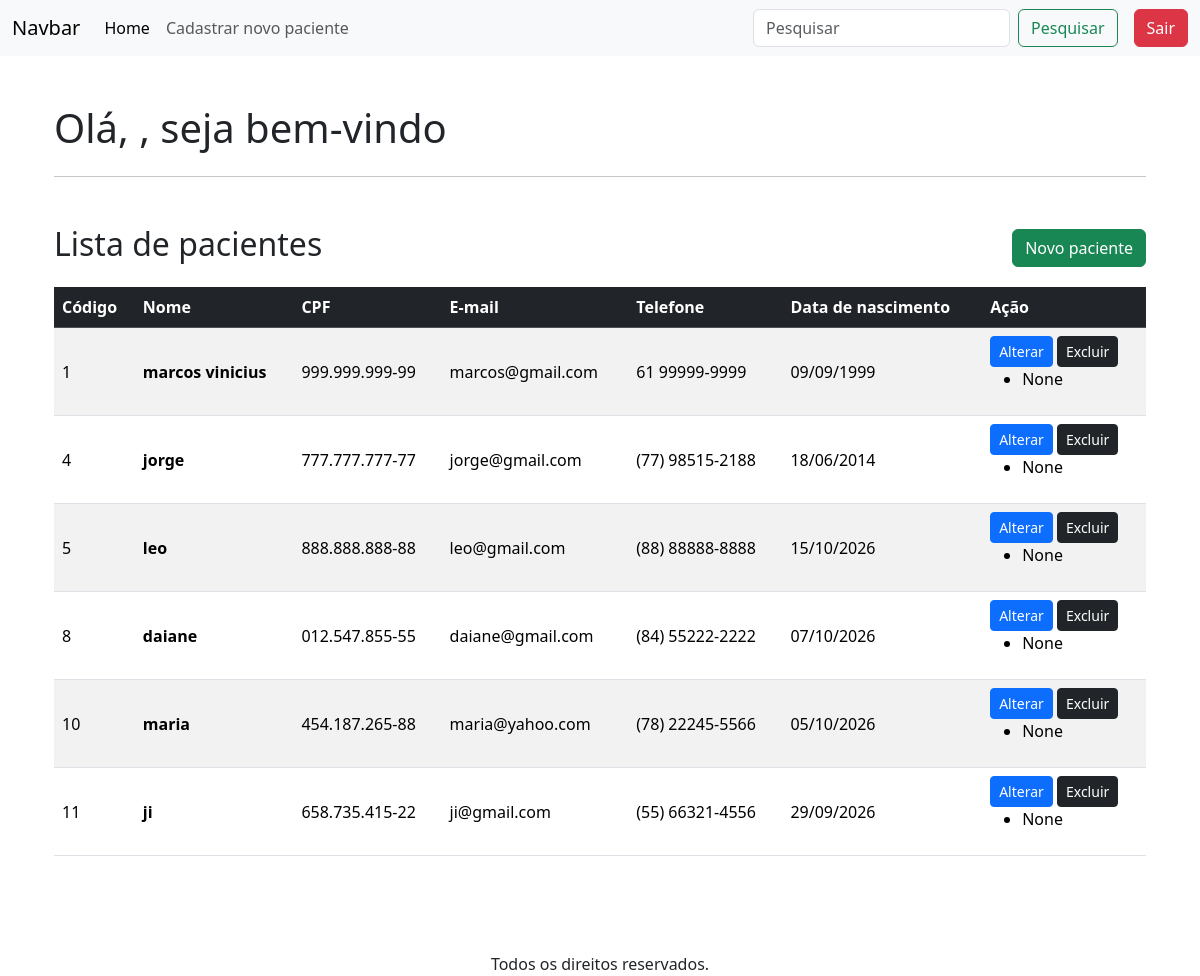
The page /buscar/ on the database its author committed.
### apps/crud/models.py (models this page shows, shortened)
class Paciente(models.Model):
    codigo_paciente = models.AutoField(primary_key=True)
    nome = models.CharField(null=False, blank=False)
    cpf = models.CharField(max_length=14, unique=True, null=False, blank=False)
    email = models.EmailField(unique=True, null=False, blank=False)
    telefone = models.CharField(max_length=15, null=False, blank=False)
    data_nascimento = models.DateField(null=False, blank=False)
    sintomas = models.TextField(null=True, blank=True)

### apps/crud/views.py (the view)
# urls.py: path('buscar/', views.buscar_paciente, name='buscar_paciente'),
def buscar_paciente(request):
    query = request.GET.get('buscar','')
    pacientes = Paciente.objects.filter(nome__icontains=query)
    return render(request, 'index.html', {
        'pacientes':pacientes,
        'query':query
    })

### apps/crud/templates/index.html (shortened to what this page needs)
{% extends 'base-crud.html' %}
{% block content %}
<div class="container">
    <div class="row mt-5">
        <div class="col-12">
            <h1>Olá, {{ user.username }}, seja bem-vindo</h1>
        </div>
    </div>
    <hr>
    <div class="row mt-5">
        <div class="col-12">
            <div class="d-flex justify-content-between align-items-center mb-3">
                <h2>Lista de pacientes</h2>
                <a href="{% url 'novo-paciente' %}" class="btn btn-success">
                    Novo paciente
                </a>
            </div>
            {% if pacientes %}
            <div class="table-responsive">
                <table class="table table-striped table-hover align-middle">
                    <thead class="table-dark">
                        <tr>
                            <th>Código</th>
                            <th>Nome</th>
                            <th>CPF</th>
                            <th>E-mail</th>
                            <th>Telefone</th>
                            <th>Data de nascimento</th>
                            <th>Ação</th>
                        </tr>
                    </thead>
                    <tbody>
                        {% for paciente in pacientes %}
                        <tr>
                            <td>{{ paciente.codigo_paciente }}</td>
                            <td>
                                <strong>{{ paciente.nome }}</strong>
                            </td>
                            <td>{{ paciente.cpf }}</td>
                            <td>{{ paciente.email }}</td>
                            <td>{{ paciente.telefone }}</td>
                            <td>
                                {{ paciente.data_nascimento|date:"d/m/Y" }}
                            </td>
                            <td>
                                <a href="{% url 'alterar_paciente' paciente.codigo_paciente %}"
                                    class="btn btn-sm btn-primary">
                                    Alterar
                                </a>
                                <a href="{% url 'excluir_paciente' paciente.codigo_paciente %}"
                                    class="btn btn-sm btn-dark"
                                    onclick="return confirm('Tem certeza que deseja excluir este paciente?');">
                                    Excluir
                                </a>
                                <ul>
                                    <li>
                                        {{ paciente.sintomas }}
                                    </li>
                                </ul>
                            </td>
                        </tr>
                        {% endfor %}
                    </tbody>
                </table>
            </div>
            {% else %}
            <div class="alert alert-info">
                Nenhum paciente cadastrado.
            </div>
            {% endif %}
        </div>
    </div>
</div>
{% endblock %}

### apps/crud/templates/base-crud.html (shortened to what this page needs)
<!doctype html>
<html lang="pt-br">
  <head>
    <link href="https://cdn.jsdelivr.net/npm/bootstrap@5.3.8/dist/css/bootstrap.min.css" rel="stylesheet">
  </head>
  <body>
    {% include 'includes/header.html' %}
    <main class="container vh-100">
        {% block content %}{% endblock %}
    </main>
    {% include 'includes/footer.html' %}
  </body>
</html>

### apps/crud/templates/includes/header.html (shortened to what this page needs)
<header>
    <nav class="navbar navbar-expand-lg bg-body-tertiary">
        <div class="container-fluid">
            <a class="navbar-brand" href="#">Navbar</a>
            <div class="collapse navbar-collapse" id="navbarSupportedContent">
                <ul class="navbar-nav me-auto mb-2 mb-lg-0">
                    <li class="nav-item">
                        <a class="nav-link active" aria-current="page" href="/">Home</a>
                    </li>
                    <li class="nav-item">
                        <a class="nav-link" href="novoPaciente/">Cadastrar novo paciente</a>
                    </li>
                </ul>
                <form action="{% url 'buscar_paciente' %}" method="GET"  class="d-flex" role="search">
                    <input class="form-control me-2" type="search" name="buscar" placeholder="Pesquisar" aria-label="Search" />
                    <button class="btn btn-outline-success" type="submit">Pesquisar</button>
                </form>
                <a href="logout/" class="btn btn-danger ms-3">
                    Sair
                </a>
            </div>
        </div>
    </nav>
</header>

### apps/crud/templates/includes/footer.html
<footer class="container d-flex justify-content-center mt-5">
    Todos os direitos reservados.
</footer>

### rows shown on the page
Paciente: codigo_paciente "1", nome "marcos vinicius", cpf "999.999.999-99", email "marcos@gmail.com", telefone "61 99999-9999", data_nascimento "09/09/1999", sintomas "None"
Paciente: codigo_paciente "4", nome "jorge", cpf "777.777.777-77", email "jorge@gmail.com", telefone "(77) 98515-2188", data_nascimento "18/06/2014", sintomas "None"
Paciente: codigo_paciente "5", nome "leo", cpf "888.888.888-88", email "leo@gmail.com", telefone "(88) 88888-8888", data_nascimento "15/10/2026", sintomas "None"
Paciente: codigo_paciente "8", nome "daiane", cpf "012.547.855-55", email "daiane@gmail.com", telefone "(84) 55222-2222", data_nascimento "07/10/2026", sintomas "None"
Paciente: codigo_paciente "10", nome "maria", cpf "454.187.265-88", email "maria@yahoo.com", telefone "(78) 22245-5566", data_nascimento "05/10/2026", sintomas "None"
Paciente: codigo_paciente "11", nome "ji", cpf "658.735.415-22", email "ji@gmail.com", telefone "(55) 66321-4556", data_nascimento "29/09/2026", sintomas "None"
